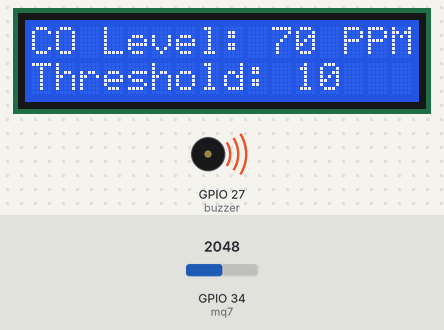
Recording of a sketch running on a simulated ESP32. On the bench: 16×2 character LCD, buzzer (waves = sounding, pin HIGH). The test bench sets the inputs (shaded band); at power-on: GPIO 34 (mq7) = 2048. WiFi joins after 1.5 s; servers stay silent unless stated; uploads are accepted with an empty reply; web services answer with replies made up by the test bench; what the sketch prints to the serial monitor is not drawn.

Above: at 7.5 s.
7.6 s: GPIO 34 (mq7) set to 317
At 8.8 s:
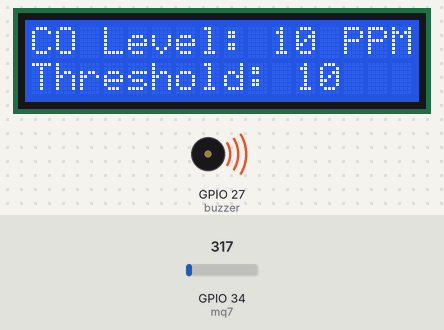
9.5 s: GPIO 34 (mq7) set to 278
At 11.3 s:
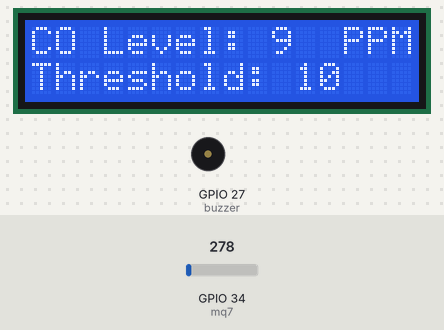
12.4 s: GPIO 34 (mq7) set to 160
At 14.5 s:
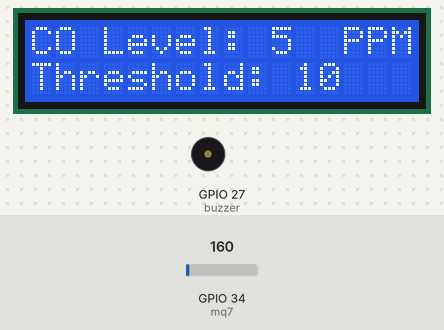
14.9 s: GPIO 34 (mq7) set to 2047
At 16.7 s:
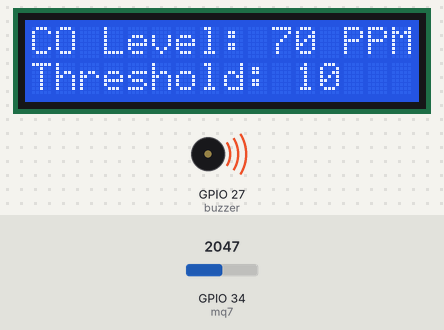
Timing chart, 0 to 18.2 s (numbered marks = the images above; inputs shaded):
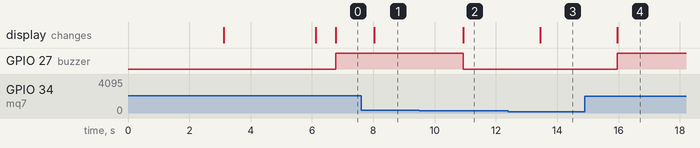

The sketch:

michael_project_firebase.ino
```cpp
#include <WiFi.h>
#include <HTTPClient.h>
#include <LiquidCrystal_I2C.h>

// Replace with your network credentials
const char* ssid = "nano";
const char* password = "nanotest";

// Firebase URL and key
const String firebaseUrl = "https://smartsystem-17bb5-default-rtdb.firebaseio.com/"; // Firebase URL base
const String firebaseMqValueKey = "mqvalue.json";
const String firebaseThresholdKey = "threshold.json";

// Telegram bot token and chat ID
const String botToken = "7340709572:AAGEG3SZOHVzDPVvQBx_WFeAAMBxwNCS5TI"; // Replace with your Telegram bot token
const String chatId = "716254952";

WiFiClient client;

LiquidCrystal_I2C lcd(0x27,16,2);

// Timer variables
unsigned long lastTime = 0;
unsigned long timerDelay = 2000;

const int mq7 = 34;
int Thresh = 10;  // Default threshold value
const int buzzer = 27;
int mqAv;

String level = "LOW";

boolean ft = true;
int c = 0;
String extractNumber(String);
void sendTelegramMessage(int);
void getFirebaseThreshold();
bool sendFirebaseValue(int);
void Mprint(String , byte, byte);

void setup() {
  Serial.begin(115200);  // Initialize serial communication
  WiFi.begin(ssid, password);  // Connect to Wi-Fi network

  lcd.init();
  lcd.backlight();

  Mprint("Project by: ",0,0);
  Mprint("M.S Sofolawe ",1,0);
  delay(3000);
  lcd.clear();
  Mprint("Supervisor: ",0,0);
  Mprint("Prof. Akingbade",1,0);
  delay(3000);

  // Wait for connection
  while (WiFi.status() != WL_CONNECTED) {
    delay(500);
    Serial.print(".");
    lcd.clear();
    Mprint("Waiting for",0,0);
    Mprint("connection...",1,0);
  }
  Serial.println("Connected to WiFi");

  pinMode(buzzer, OUTPUT);

  lcd.clear();

  // Fetch the initial threshold value from Firebase
  getFirebaseThreshold();
}

void loop() {
  // Check if the timer has elapsed
  int mqValue = 0;

  for (int i = 0; i < 200; i++) {
    mqValue += ((float)analogRead(mq7));
  }

  mqValue = mqValue / 200;
  mqValue = map(mqValue, 0, 1023, 0, 35);


  if ((millis() - lastTime) > timerDelay) {
    // Connect or reconnect to WiFi if not connected
    if (WiFi.status() != WL_CONNECTED) {
      Serial.print("Attempting to reconnect to WiFi");
      WiFi.begin(ssid, password);
      while (WiFi.status() != WL_CONNECTED) {
        delay(5000);
      }
      Serial.println("\nReconnected to WiFi.");
    }

    // Send mqValue to Firebase
    if (sendFirebaseValue(mqValue)) {
      Serial.println("Firebase update successful.");
    } else {
      Serial.println("Firebase update failed.");
    }


    getFirebaseThreshold();

    c = 0;


    lastTime = millis();  // Update the timer
  }

  Serial.print("(");
  Serial.print(String(c));
  Serial.print(") ");
  Serial.println(mqValue);
  c++;

    lcd.clear();
    Mprint("CO Level:", 0, 0);
    Mprint(String(mqValue), 0, 10);
    Mprint("PPM", 0, 13);

    Mprint("Threshold:", 1, 0);
    Mprint(String(Thresh), 1, 11);

  if (mqValue >= Thresh) {
    digitalWrite(buzzer, HIGH);
    sendTelegramMessage(mqValue);
    level = "HIGH";
  } else if (mqValue > 5 && mqValue < Thresh) {
    level = "Fair";
    digitalWrite(buzzer, LOW);
  } else {
    digitalWrite(buzzer, LOW);
    level = "LOW";
  }

  delay(1000);
}

void Mprint(String tx, byte r, byte c) {
  lcd.setCursor(c, r);
  lcd.print(tx);
}

// Function to send data to Firebase
bool sendFirebaseValue(int mqValue) {
  if (WiFi.status() == WL_CONNECTED) {
    HTTPClient http;
    String jsonData = "{\"mqvalue\":" + String(mqValue) + "}";

    http.begin(firebaseUrl + firebaseMqValueKey); // Specify the URL for mqvalue
    http.addHeader("Content-Type", "application/json"); // Specify content-type header

    int httpResponseCode = http.PUT(jsonData); // Send PUT request

    if (httpResponseCode > 0) {
      String response = http.getString();
      Serial.println("Firebase response: " + response);
      http.end();
      return true;
    } else {
      Serial.println("Error sending data to Firebase: " + String(httpResponseCode));
      http.end();
      return false;
    }
  } else {
    Serial.println("Error: Not connected to WiFi");
    return false;
  }
}

// Function to get the threshold value from Firebase
void getFirebaseThreshold() {
  if (WiFi.status() == WL_CONNECTED) {
    HTTPClient http;

    http.begin(firebaseUrl + firebaseThresholdKey); // Specify the URL for threshold
    int httpResponseCode = http.GET(); // Send GET request

    if (httpResponseCode > 0) {
      String response = http.getString();
      Serial.println("Firebase threshold response: " + response);
      Serial.println("Firebase threshold response REFINED: " + extractNumber(response));
      // Parse the threshold value from the response and update Thresh
      String nr = response;
      nr = extractNumber(nr);
      Thresh = nr.toInt();
      Serial.println("Threshold value updated to: " + String(Thresh));
    } else {
      Serial.println("Error getting threshold from Firebase: " + String(httpResponseCode));
    }

    http.end();
  } else {
    Serial.println("Error: Not connected to WiFi");
  }
}

// Function to send a message via Telegram
void sendTelegramMessage(int coLevel) {
  if (WiFi.status() == WL_CONNECTED) {
    HTTPClient http;

    String message = "Warning! High CO level detected: " + String(coLevel);
    message.replace(" ", "%20"); // URL-encode the message (replace spaces with %20)

    String url = "https://api.telegram.org/bot" + botToken + "/sendMessage?chat_id=" + chatId + "&text=" + message;

    http.begin(url);
    int httpResponseCode = http.GET();

    if (httpResponseCode > 0) {
      String response = http.getString();
      Serial.println("Telegram message sent successfully.");
      Serial.println(response);
    } else {
      Serial.println("Error sending Telegram message");
    }

    http.end();
  } else {
    Serial.println("Error: Not connected to WiFi");
  }
}

//{"threshold":"\"23\""}
String extractNumber(String input) {
  String result = "";

  for (int i = 0; i < input.length(); i++) {
    // Check for opening and closing quotes
     if (isDigit(input[i])) {
      // If we're inside quotes and the character is a digit, add it to the result
      result += input[i];
    }
    else{

      continue;
      }
  }

  return result;  // Return the number found inside the quotes
}
```

Measured:
- the behaviour switches between 293 and 292 on GPIO 34 (mq7) (found by bisection; images 1 and 2)
- after the input at 7.6 s, the display: changes after 0.43 s (image 1)
- after the input at 9.5 s, GPIO 27 (buzzer): HIGH → LOW after 1.4 s; the display: changes after 1.4 s (image 2)
- after the input at 12.4 s, the display: changes after 1.0 s (image 3)
- after the input at 14.9 s, GPIO 27 (buzzer): LOW → HIGH after 1.1 s; the display: changes after 1.1 s (image 4)
